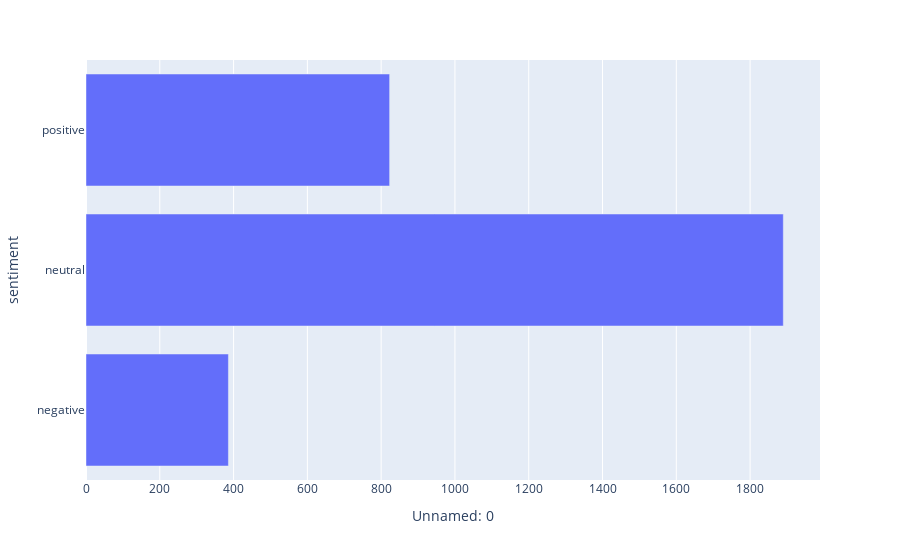

Here is the notebook cell this chart was saved with:
### Markdown cell above
## Pfizer/BioNTech

### Code cell
pfizer = filtered_timeline(df, ['pfizer', 'biontech'], title='pfizer')


pfizer_df = pfizer.groupby(['sentiment']).count()
pfizer_df=pfizer_df.drop(columns=['user_description','user_created','user_followers','user_friends','user_favourites','user_verified','source','user_name','id','user_location','date','text','hashtags','retweets','favorites','is_retweet','orig_text'])



import plotly.express as px

fig = px.bar(pfizer_df, x='Unnamed: 0')
fig.show()

### Figure 1 — Plotly figure (JSON) as saved in the notebook; plotly's stock layout.template omitted (floating-point values rounded to 4 significant figures)
{"data": [{"alignmentgroup": "True", "hovertemplate": "Unnamed: 0=%{x}<br>sentiment=%{y}<extra></extra>", "legendgroup": "", "marker": {"color": "#636efa"}, "name": "", "offsetgroup": "", "orientation": "h", "showlegend": false, "textposition": "auto", "type": "bar", "x": [386, 1890, 823], "xaxis": "x", "y": ["negative", "neutral", "positive"], "yaxis": "y"}], "layout": {"barmode": "relative", "legend": {"tracegroupgap": 0}, "margin": {"t": 60}, "xaxis": {"anchor": "y", "domain": [0, 1], "title": {"text": "Unnamed: 0"}}, "yaxis": {"anchor": "x", "domain": [0, 1], "title": {"text": "sentiment"}}}}
